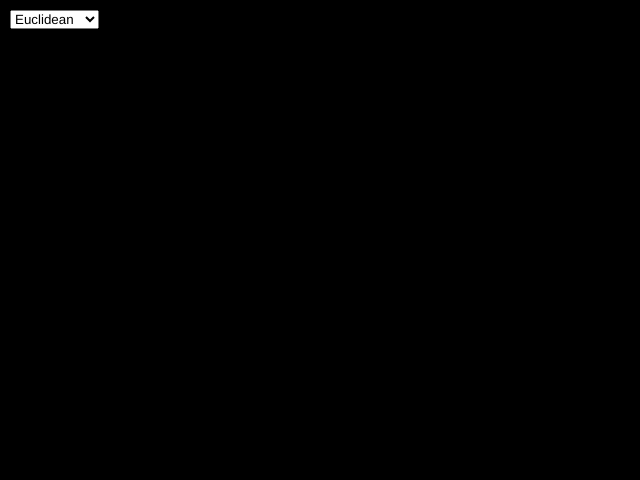
Frame 1 (no input)
Frame 60 (no input): identical to frame 1, image omitted
Frame 120 (the mouse pressed at the canvas centre since frame 60): identical to frame 1, image omitted

The p5.js sketch that drew this single still picture (run headless with seeded random() and noise() and a simulated clock; from frame 60 on, the mouse is pressed at the canvas centre):

// p5.js sketch
// ── sketch.js
let w = 640
let h = 480

let x = null
let z = null

let dxy = 0
let dxz = 0
let dyz = 0

let selector
let dist_calc = 'Euclidean'

function setup() {
	createCanvas(w, h)

	sel = createSelect();
    sel.position(10, 10)
    sel.option('Euclidean')
    sel.option('Manhattan')
    sel.option('Chebyshev')
    sel.changed(set_dist_calc)
}


function draw() {
	clear()
	background(0)

	let y = createVector(mouseX, mouseY)
	let dist_calc = sel.value()

	dxy = 0
	dxz = 0
	dyz = 0
	if (x != null) {
		dxy += euclidean_distance(x, y, 'x, y', 50)
		dxy += manhattan_distance(x, y, 'x, y', 70)
		dxy += chebyshev_distance(x, y, 'x, y', 90)

		strokeWeight(0)	
		fill(255, 0, 0)
		text('x', x.x - 10, x.y - 10)
		ellipse(x.x, x.y, 20)

		fill(0, 255, 0)
		text('y', y.x - 10, y.y - 10)
		ellipse(y.x, y.y, 20)
	}

	if (z != null & x != null) {
		dyz += euclidean_distance(y, z, 'y, z', 120)
		dyz += manhattan_distance(y, z, 'y, z', 140)
		dyz += chebyshev_distance(y, z, 'y, z', 160)

		dxz += euclidean_distance(x, z, 'x, z', 190)
		dxz += manhattan_distance(x, z, 'x, z', 210)
		dxz += chebyshev_distance(x, z, 'x, z', 230)

		strokeWeight(0)	
		fill(0, 0, 255)
		text('z', z.x - 10, z.y - 10)
		ellipse(z.x, z.y, 20)

		fill(255, 0, 0)
		text('x', x.x - 10, x.y - 10)
		ellipse(x.x, x.y, 20)

		fill(0, 255, 0)
		text('y', y.x - 10, y.y - 10)
		ellipse(y.x, y.y, 20)
		
		stroke(250)
		fill(250)
		strokeWeight(0.5)

		text('Triangle Inequality', 20, 280)
		text('d(x,y) <= d(x,z) + d(y,z)', 20, 300)
		text(dxy.toFixed(0) + ' <= ' + dxz.toFixed(0) + ' + ' + dyz.toFixed(0), 20, 320)
		text(dxy.toFixed(0) + ' <= ' + (dxz + dyz).toFixed(0), 20, 340)
	}
}


function mouseClicked() {
	x = createVector(mouseX, mouseY)
}

function keyPressed() {
	z = createVector(mouseX, mouseY)
}

function set_dist_calc() {
	dist_calc = sel.value()
}

function mid_point_text(p1, p2, t) {
	let mp = createVector((p2.x - p1.x) / 2, (p2.y - p1.y) / 2)

	push()
	strokeWeight(0.5)
	stroke(250)
	fill(250)
	translate(p1)
	text(t, mp.x + 10, mp.y + 20)
	pop()
}

function euclidean_distance(p1, p2, name, text_y) {
	let dist = sqrt((p1.x - p2.x)**2 + (p1.y - p2.y)**2)
	
	if (dist_calc == 'Euclidean') {
		fill(250)
		stroke(250)
		strokeWeight(3)
		line(p1.x, p1.y, p2.x, p2.y)
		mid_point_text(p1, p2, dist.toFixed(0))

		return_dist = dist
	} else {
		return_dist = 0
	}

	push()
	strokeWeight(0.5)
	fill(250)
	stroke(250)
	text('Euclidean d(' + name + '): ' + dist.toFixed(0), 20, text_y)
	pop()

	return(return_dist)
}

function manhattan_distance(p1, p2, name, text_y) {
	let dist_x = abs(p1.x - p2.x)
	let dist_y = abs(p1.y - p2.y)
	let dist = dist_x + dist_y

	if (dist_calc == 'Manhattan') {
		let l1p1 = createVector(p1.x, p1.y)
		let l1p2 = createVector(p2.x, p1.y)
		let l2p1 = createVector(p2.x, p1.y)
		let l2p2 = createVector(p2.x, p2.y)

		mid_point_text(l1p1, l1p2, dist_x.toFixed(0))
		mid_point_text(l2p1, l2p2, dist_y.toFixed(0))
		
		fill(250)
		stroke(250)
		strokeWeight(3)
		line(l1p1.x, l1p1.y, l1p2.x, l1p2.y)
		line(l2p1.x, l2p1.y, l2p2.x, l2p2.y)

		return_dist = dist
	} else {
		return_dist = 0
	}

	push()
	strokeWeight(0.5)
	fill(250)
	stroke(250)
	text('Manhattan d(' + name + '): ' + dist.toFixed(0), 20, text_y)
	pop()

	return(return_dist)
}


function chebyshev_distance(p1, p2, name, text_y) {
	let dist_x = abs(p1.x - p2.x)
	let dist_y = abs(p1.y - p2.y)
	let dist = max([dist_x, dist_y])

	if (dist_calc == 'Chebyshev') {
		let lp1 = createVector(p1.x, p1.y)
		let lp2
		if (dist == dist_x) {
			lp2 = createVector(p2.x, p1.y)
		} else {
			lp2 = createVector(p1.x, p2.y)
		}

		mid_point_text(lp1, lp2, dist.toFixed(0))
		
		fill(250)
		stroke(250)
		strokeWeight(3)
		line(lp1.x, lp1.y, lp2.x, lp2.y)

		return_dist = dist
	} else {
		return_dist = 0
	}

	push()
	strokeWeight(0.5)
	fill(250)
	stroke(250)
	text('Chebyshev d(' + name + '): ' + dist.toFixed(0), 20, text_y)
	pop()

	return(return_dist)
}
